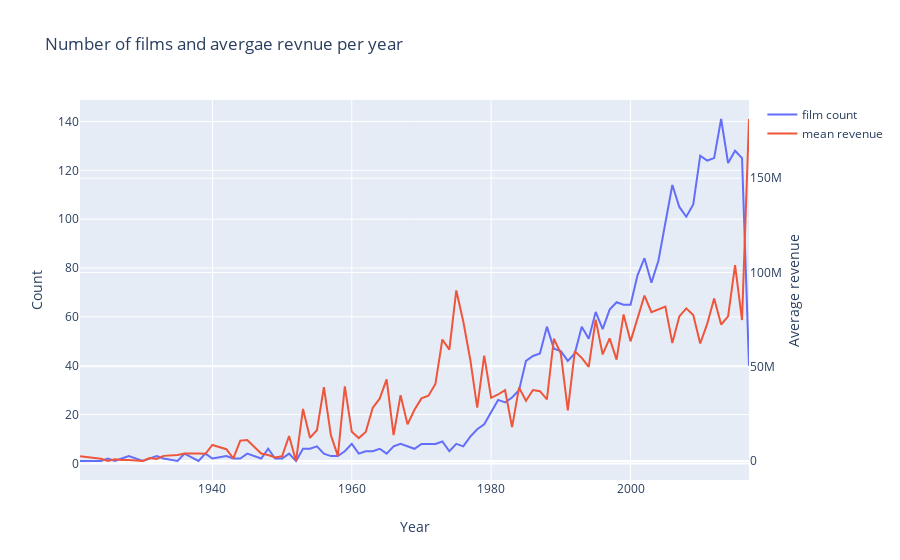

This figure's notebook cell:
### Code cell
dl = train['release_date_year'].value_counts().sort_index()
d2 = train.groupby(['release_date_year'])['revenue'].mean()

data = [go.Scatter(x=d1.index, y=d1.values, name='film count'),
       go.Scatter(x=d2.index, y=d2.values, name='mean revenue', yaxis='y2')]

layout = go.Layout(dict(title = 'Number of films and avergae revnue per year',
                        xaxis = dict(title = 'Year'),
                        yaxis = dict(title = 'Count'),
                        yaxis2=dict(title='Average revenue', overlaying='y', side='right')), legend = dict(orientation='v'))
py.iplot(dict(data=data, layout=layout))
